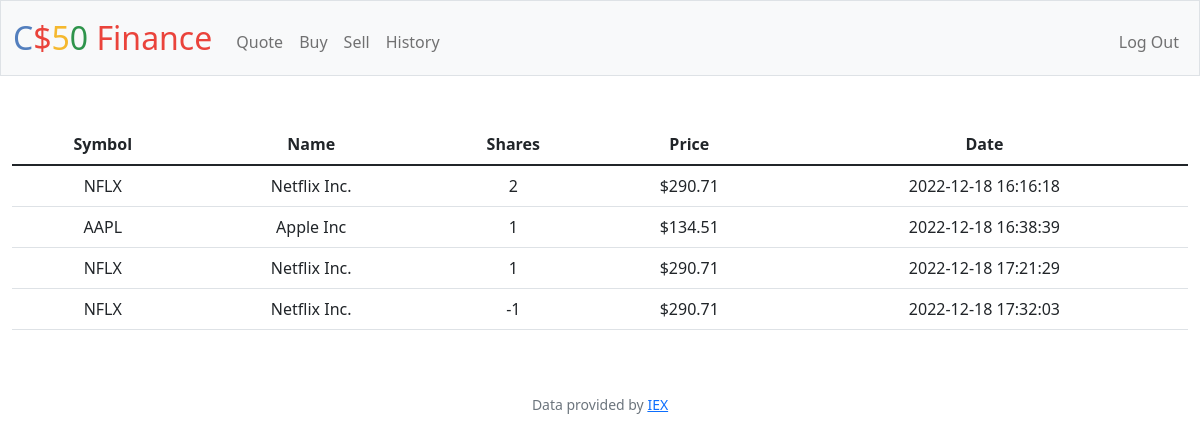
Screenshot of /history (signed in) with the database file from the repository.
### tables this page shows
CREATE TABLE 'transactions' ('id' INTEGER PRIMARY KEY AUTOINCREMENT NOT NULL, 'user_id' INTEGER, 'symbol' TEXT, 'shares' INTEGER, 'price' REAL, 'date' DATETIME, 'name' TEXT);

### app.py (the view)
@app.route("/history")
@login_required
def history():
    user_id = session["user_id"]
    transactions = db.execute("SELECT * FROM transactions WHERE user_id = ?", user_id)
    return render_template("history.html", data=transactions)

### app.py (called while the page is built)
@app.after_request
def after_request(response):
    response.headers["Cache-Control"] = "no-cache, no-store, must-revalidate"
    response.headers["Expires"] = 0
    response.headers["Pragma"] = "no-cache"
    return response

### helpers.py (called while the page is built)
def login_required(f):
    @wraps(f)
    def decorated_function(*args, **kwargs):
        if session.get("user_id") is None:
            return redirect("/login")
        return f(*args, **kwargs)
    return decorated_function

def usd(value):
    return f"${value:,.2f}"

### templates/history.html (shortened to what this page needs)
{% extends "layout.html" %}
{% block main %}
    <table class="table">
        <thead>
            <tr>
                <th>Symbol</th>
                <th>Name</th>
                <th>Shares</th>
                <th>Price</th>
                <th>Date</th>
            </tr>
        </thead>
        <tbody>
            {% for row in data %}
                <tr>
                    <td>{{row.symbol}}</td>
                    <td>{{row.name}}</td>
                    <td>{{row.shares}}</td>
                    <td>{{row.price | usd}}</td>
                    <td>{{row.date}}</td>
                </tr>
            {% endfor %}
        </tbody>
    </table>
{% endblock %}

### templates/layout.html (shortened to what this page needs)
<!DOCTYPE html>
<html lang="en">
    <head>
        <link href="https://cdn.jsdelivr.net/npm/bootstrap@5.1.3/dist/css/bootstrap.min.css" rel="stylesheet">
        <link href="/static/styles.css" rel="stylesheet">
    </head>
    <body>
        <nav class="bg-light border navbar navbar-expand-md navbar-light">
            <div class="container-fluid">
                <a class="navbar-brand" href="/"><span class="blue">C</span><span class="red">$</span><span class="yellow">5</span><span class="green">0</span> <span class="red">Finance</span></a>
                <div class="collapse navbar-collapse" id="navbar">
                    {% if session["user_id"] %}
                        <ul class="navbar-nav me-auto mt-2">
                            <li class="nav-item"><a class="nav-link" href="/quote">Quote</a></li>
                            <li class="nav-item"><a class="nav-link" href="/buy">Buy</a></li>
                            <li class="nav-item"><a class="nav-link" href="/sell">Sell</a></li>
                            <li class="nav-item"><a class="nav-link" href="/history">History</a></li>
                        </ul>
                        <ul class="navbar-nav ms-auto mt-2">
                            <li class="nav-item"><a class="nav-link" href="/logout">Log Out</a></li>
                        </ul>
                    {% else %}
                        <ul class="navbar-nav ms-auto mt-2">
                            <li class="nav-item"><a class="nav-link" href="/register">Register</a></li>
                            <li class="nav-item"><a class="nav-link" href="/login">Log In</a></li>
                        </ul>
                    {% endif %}
                </div>
            </div>
        </nav>
        <main class="container-fluid py-5 text-center">
            {% block main %}{% endblock %}
        </main>
        <footer class="mb-5 small text-center text-muted">
            Data provided by <a href="https://iexcloud.io/">IEX</a>
        </footer>
    </body>
</html>

### static/styles.css (style rules this page uses)
nav .navbar-brand { font-size: xx-large; }
nav .navbar-brand .blue { color: #537fbe; }
nav .navbar-brand .red { color: #ea433b; }
nav .navbar-brand .yellow { color: #f5b82e; }
nav .navbar-brand .green { color: #2e944b; }

### rows the page displays
transactions: symbol "NFLX", name "Netflix Inc.", shares "2", price "$290.71", date "2022-12-18 16:16:18"
transactions: symbol "AAPL", name "Apple Inc", shares "1", price "$134.51", date "2022-12-18 16:38:39"
transactions: symbol "NFLX", name "Netflix Inc.", shares "1", price "$290.71", date "2022-12-18 17:21:29"
transactions: symbol "NFLX", name "Netflix Inc.", shares "-1", price "$290.71", date "2022-12-18 17:32:03"
